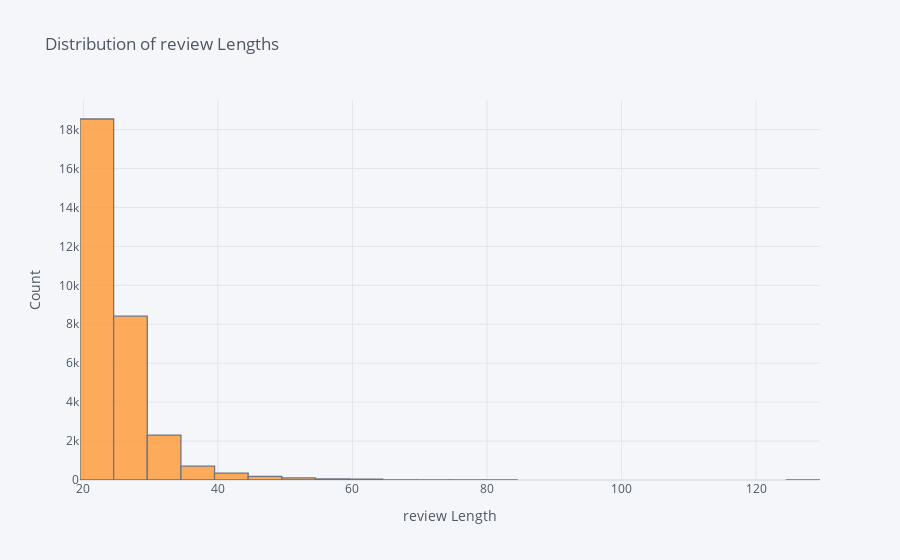

Notebook source saved alongside this figure:
### Code cell
data_set['doclen'].iplot(
    kind='hist',
    bins=50,
    xTitle='review Length',
    yTitle='Count',
    title='Distribution of review Lengths'
)

### Figure 1 — Plotly figure (JSON) as saved in the notebook; plotly's stock layout.template omitted (floating-point values rounded to 4 significant figures; data arrays with more than 128 entries replaced by an {"elided": "..."} marker saying what was removed)
{"data": [{"histfunc": "count", "histnorm": "", "marker": {"color": "rgba(255, 153, 51, 1.0)", "line": {"color": "#4D5663", "width": 1.3}}, "name": "doclen", "nbinsx": 50, "opacity": 0.8, "orientation": "v", "x": {"elided": "30735 int values"}, "type": "histogram"}], "layout": {"barmode": "overlay", "legend": {"bgcolor": "#F5F6F9", "font": {"color": "#4D5663"}}, "paper_bgcolor": "#F5F6F9", "plot_bgcolor": "#F5F6F9", "title": {"font": {"color": "#4D5663"}, "text": "Distribution of review Lengths"}, "xaxis": {"gridcolor": "#E1E5ED", "showgrid": true, "tickfont": {"color": "#4D5663"}, "title": {"font": {"color": "#4D5663"}, "text": "review Length"}, "zerolinecolor": "#E1E5ED"}, "yaxis": {"gridcolor": "#E1E5ED", "showgrid": true, "tickfont": {"color": "#4D5663"}, "title": {"font": {"color": "#4D5663"}, "text": "Count"}, "zerolinecolor": "#E1E5ED"}}}
